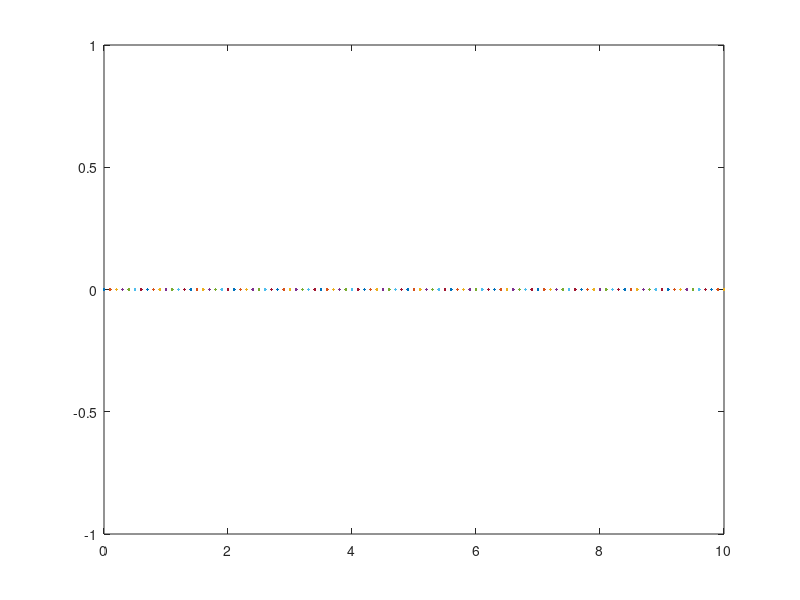

Recreate this plot in MATLAB.
clc;
clear all;
close all;

t = 0:0.1:10;
n = 0:1:299;
% % part a
% x = cos(2*pi*t) + ((1/0.23)*cos(200*pi*t)) + ((1/2.5)*cos(10*pi*t));
% plot(t,x);
% grid;
% 
% %part b;
% x = cos((20*pi*n)/256) + cos((200*pi*n)/256);
% stem(n,x);
% grid;
% 
% %part c
% syms t;
% f = sin(pi*t)/(pi*t);
% y = int(f, t, -Inf, Inf);
% 
% %part d
% syms t;
% x = cos(pi*t);
% y = sin(pi*t);
% f = x*y;
% z = int(f,t,0,2);

% %part e
% x = cos(2*pi*n).*(exp(-n));
% plot(n,x);

% %part f
% y = abs(1+(1.5*cos(pi*n))-(0.6*cos(4*pi*t)));
% plot(n,y);

%part g
if (t>=0) && (t<=1)
    x = t;
elseif(t>1) && (t<=2)
        x = -t+2;
else
    x=0;
end
plot(t,x);